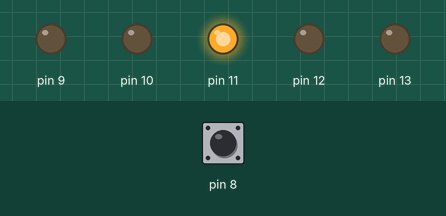
This sketch was run on a simulated Arduino Uno, built with avr-gcc and run on an emulated ATmega328P. On the bench: output pins drawn as LEDs (lit = HIGH). Inputs (shaded band) come from the test bench; at power-on: pin 8 HIGH.

Above: at 1.2 s.
1.3 s: pin 8 pulled LOW for 0.15 s
At 3.8 s:
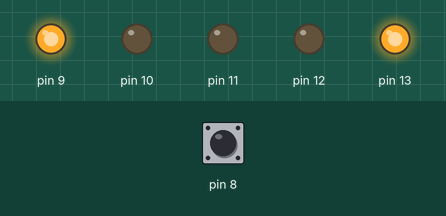
At 8.8 s:
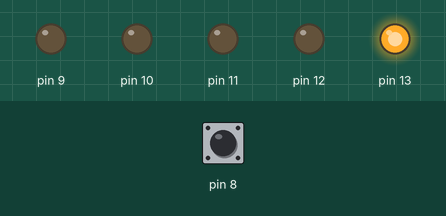
Timing chart, 0 to 16.4 s (numbered marks = the images above; inputs shaded):
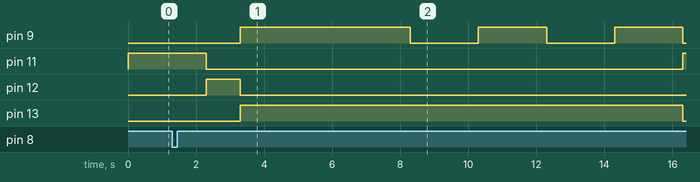

Measured:
- after the input at 1.3 s, pin 9: LOW → HIGH after 2.0 s, then repeats every 4.0 s: LOW 2.0 s, HIGH 2.0 s; pin 11: HIGH → LOW after 1.0 s, → HIGH 14.0 s later; pin 12: LOW → HIGH after 1.0 s, → LOW 1.0 s later; pin 13: LOW → HIGH after 2.0 s, → LOW 13.0 s later

The sketch:

LED_Traffic_light.ino
```cpp
//버튼을 누르면 신호등이 켜짐//

void setup() {
  // put your setup code here, to run once:

  pinMode(13 ,OUTPUT);
  pinMode(12 ,OUTPUT);
  pinMode(11 ,OUTPUT);
  pinMode(10 ,OUTPUT);
  pinMode(9 ,OUTPUT);
  pinMode(8 ,INPUT_PULLUP);

}

void loop() {
  // put your main code here, to run repeatedly:
  int sw=digitalRead(8);

  if(sw==0)
  {
  digitalWrite(11,1);
  delay(1000);
  digitalWrite(11,0);
  digitalWrite(12,1);
  delay(1000);
  digitalWrite(12,0);
  digitalWrite(13,1);
  digitalWrite(9,1);
  delay(5000);
  digitalWrite(9,0);
  delay(2000);
  digitalWrite(9,1);
  delay(2000);
  digitalWrite(9,0);
  delay(2000);
  digitalWrite(9,1);
  delay(2000);
  }

  else
  {
  digitalWrite(13,0);
  digitalWrite(12,0);
  digitalWrite(11,1);
  digitalWrite(10,0);
  digitalWrite(9,0);
  }
}
```
